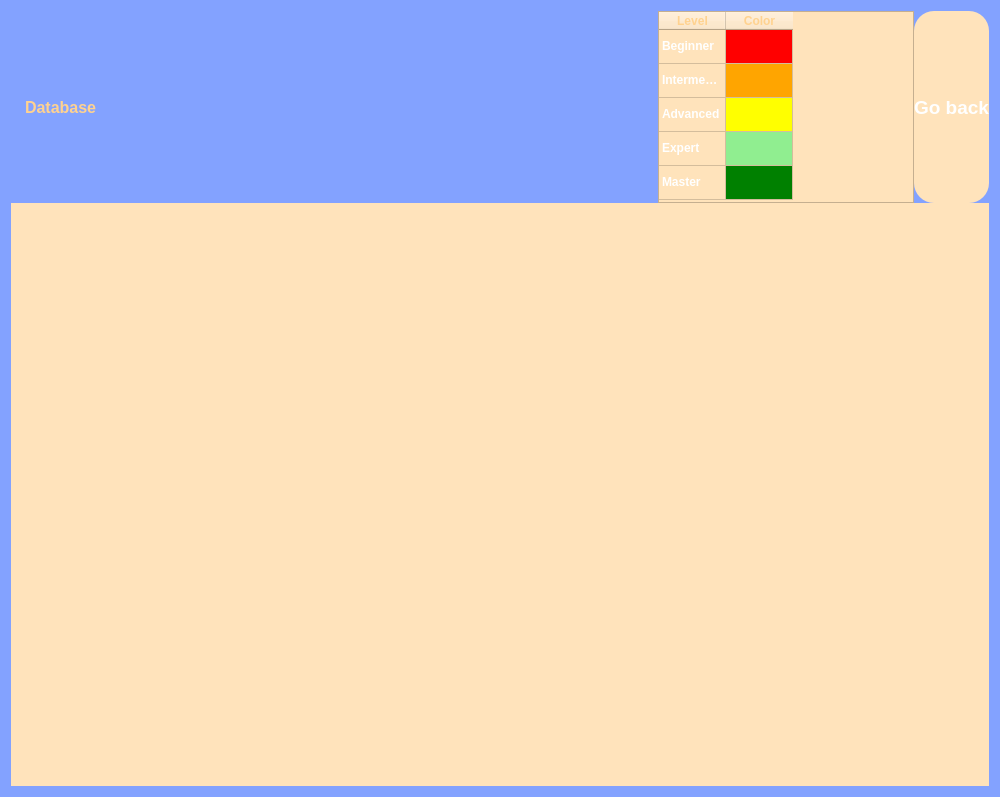
<?xml version="1.0" encoding="UTF-8"?>
<ui version="4.0">
 <class>Database</class>
 <widget class="QWidget" name="Database">
  <property name="geometry">
   <rect>
    <x>0</x>
    <y>0</y>
    <width>1000</width>
    <height>797</height>
   </rect>
  </property>
  <property name="windowTitle">
   <string>Database</string>
  </property>
  <property name="styleSheet">
   <string notr="true">QWidget {
	background-color: #83A2FF;
	color: #FFFFFF;
}</string>
  </property>
  <layout class="QHBoxLayout" name="horizontalLayout_5">
   <item>
    <layout class="QVBoxLayout" name="verticalLayout" stretch="1,7">
     <property name="spacing">
      <number>0</number>
     </property>
     <item>
      <layout class="QHBoxLayout" name="horizontalLayout" stretch="0,0,0">
       <property name="spacing">
        <number>0</number>
       </property>
       <item>
        <widget class="QLabel" name="title_label">
         <property name="sizePolicy">
          <sizepolicy hsizetype="Expanding" vsizetype="Expanding">
           <horstretch>1</horstretch>
           <verstretch>1</verstretch>
          </sizepolicy>
         </property>
         <property name="font">
          <font>
           <pointsize>12</pointsize>
           <weight>75</weight>
           <bold>true</bold>
          </font>
         </property>
         <property name="styleSheet">
          <string notr="true">border-radius: 50%; /* Makes the label circular */
border: 2px solid #000000; /* Border color and width */
padding: 10px; /* Adjust padding as needed */
background-color: #83A2FF;
color: #FFD28F;
border: none;
</string>
         </property>
         <property name="text">
          <string>Database</string>
         </property>
         <property name="wordWrap">
          <bool>true</bool>
         </property>
        </widget>
       </item>
       <item>
        <layout class="QHBoxLayout" name="horizontalLayout_Legend">
         <property name="spacing">
          <number>0</number>
         </property>
         <property name="leftMargin">
          <number>0</number>
         </property>
         <property name="topMargin">
          <number>0</number>
         </property>
         <property name="rightMargin">
          <number>0</number>
         </property>
         <property name="bottomMargin">
          <number>0</number>
         </property>
         <item>
          <widget class="QTableWidget" name="legend">
           <property name="font">
            <font>
             <weight>75</weight>
             <bold>true</bold>
            </font>
           </property>
           <property name="styleSheet">
            <string notr="true">background-color: #FFE3BB;</string>
           </property>
           <attribute name="horizontalHeaderDefaultSectionSize">
            <number>67</number>
           </attribute>
           <attribute name="horizontalHeaderHighlightSections">
            <bool>true</bool>
           </attribute>
           <attribute name="horizontalHeaderMinimumSectionSize">
            <number>0</number>
           </attribute>
           <attribute name="verticalHeaderVisible">
            <bool>false</bool>
           </attribute>
           <attribute name="verticalHeaderDefaultSectionSize">
            <number>34</number>
           </attribute>
           <attribute name="verticalHeaderMinimumSectionSize">
            <number>0</number>
           </attribute>
           <row>
            <property name="text">
             <string>Beginner</string>
            </property>
           </row>
           <row>
            <property name="text">
             <string>New Row</string>
            </property>
           </row>
           <row>
            <property name="text">
             <string>Advanced</string>
            </property>
           </row>
           <row>
            <property name="text">
             <string>Expert</string>
            </property>
           </row>
           <row>
            <property name="text">
             <string>Master</string>
            </property>
           </row>
           <column>
            <property name="text">
             <string>Level</string>
            </property>
            <property name="font">
             <font>
              <weight>75</weight>
              <bold>true</bold>
             </font>
            </property>
            <property name="background">
             <color>
              <red>255</red>
              <green>255</green>
              <blue>255</blue>
             </color>
            </property>
            <property name="foreground">
             <brush brushstyle="SolidPattern">
              <color alpha="255">
               <red>255</red>
               <green>210</green>
               <blue>143</blue>
              </color>
             </brush>
            </property>
           </column>
           <column>
            <property name="text">
             <string>Color</string>
            </property>
            <property name="font">
             <font>
              <weight>75</weight>
              <bold>true</bold>
             </font>
            </property>
            <property name="foreground">
             <brush brushstyle="SolidPattern">
              <color alpha="255">
               <red>255</red>
               <green>210</green>
               <blue>143</blue>
              </color>
             </brush>
            </property>
           </column>
           <item row="0" column="0">
            <property name="text">
             <string>Beginner</string>
            </property>
            <property name="font">
             <font>
              <weight>75</weight>
              <bold>true</bold>
             </font>
            </property>
           </item>
           <item row="0" column="1">
            <property name="text">
             <string/>
            </property>
            <property name="background">
             <brush brushstyle="SolidPattern">
              <color alpha="255">
               <red>255</red>
               <green>0</green>
               <blue>0</blue>
              </color>
             </brush>
            </property>
           </item>
           <item row="1" column="0">
            <property name="text">
             <string>Intermediate</string>
            </property>
            <property name="font">
             <font>
              <weight>75</weight>
              <bold>true</bold>
             </font>
            </property>
           </item>
           <item row="1" column="1">
            <property name="text">
             <string/>
            </property>
            <property name="background">
             <brush brushstyle="SolidPattern">
              <color alpha="255">
               <red>255</red>
               <green>165</green>
               <blue>0</blue>
              </color>
             </brush>
            </property>
           </item>
           <item row="2" column="0">
            <property name="text">
             <string>Advanced</string>
            </property>
            <property name="font">
             <font>
              <weight>75</weight>
              <bold>true</bold>
             </font>
            </property>
           </item>
           <item row="2" column="1">
            <property name="text">
             <string/>
            </property>
            <property name="background">
             <brush brushstyle="SolidPattern">
              <color alpha="255">
               <red>255</red>
               <green>255</green>
               <blue>0</blue>
              </color>
             </brush>
            </property>
           </item>
           <item row="3" column="0">
            <property name="text">
             <string>Expert</string>
            </property>
            <property name="font">
             <font>
              <weight>75</weight>
              <bold>true</bold>
             </font>
            </property>
           </item>
           <item row="3" column="1">
            <property name="text">
             <string/>
            </property>
            <property name="background">
             <brush brushstyle="SolidPattern">
              <color alpha="255">
               <red>144</red>
               <green>238</green>
               <blue>144</blue>
              </color>
             </brush>
            </property>
           </item>
           <item row="4" column="0">
            <property name="text">
             <string>Master</string>
            </property>
            <property name="font">
             <font>
              <weight>75</weight>
              <bold>true</bold>
             </font>
            </property>
           </item>
           <item row="4" column="1">
            <property name="text">
             <string/>
            </property>
            <property name="background">
             <brush brushstyle="SolidPattern">
              <color alpha="255">
               <red>0</red>
               <green>128</green>
               <blue>0</blue>
              </color>
             </brush>
            </property>
           </item>
          </widget>
         </item>
        </layout>
       </item>
       <item>
        <layout class="QHBoxLayout" name="horizontalLayout_2">
         <property name="spacing">
          <number>0</number>
         </property>
         <property name="leftMargin">
          <number>0</number>
         </property>
         <property name="topMargin">
          <number>0</number>
         </property>
         <property name="rightMargin">
          <number>0</number>
         </property>
         <property name="bottomMargin">
          <number>0</number>
         </property>
         <item>
          <widget class="QPushButton" name="go_back_button">
           <property name="sizePolicy">
            <sizepolicy hsizetype="Expanding" vsizetype="Expanding">
             <horstretch>1</horstretch>
             <verstretch>1</verstretch>
            </sizepolicy>
           </property>
           <property name="font">
            <font>
             <pointsize>14</pointsize>
             <weight>75</weight>
             <bold>true</bold>
            </font>
           </property>
           <property name="styleSheet">
            <string notr="true">QPushButton {
	border-radius: 20px; /* Adjust the radius as needed */
	background-color: #FFE3BB;
}
QPushButton:hover {
	background-color: #FFD28F;
	}
QPushButton:pressed {
	background-color: #B4BDFF;
}</string>
           </property>
           <property name="text">
            <string>Go back</string>
           </property>
          </widget>
         </item>
        </layout>
       </item>
      </layout>
     </item>
     <item>
      <layout class="QHBoxLayout" name="horizontalLayout_3">
       <item>
        <widget class="QTableView" name="summary_table">
         <property name="sizePolicy">
          <sizepolicy hsizetype="Expanding" vsizetype="Expanding">
           <horstretch>1</horstretch>
           <verstretch>1</verstretch>
          </sizepolicy>
         </property>
         <property name="font">
          <font>
           <pointsize>10</pointsize>
           <weight>75</weight>
           <bold>true</bold>
          </font>
         </property>
         <property name="styleSheet">
          <string notr="true">QTableView {
     color: white;     /* Set text color for cells */
	border: 2px solid #000000; /* Border color and width */
	padding: 10px; /* Adjust padding as needed */
	background-color: #FFE3BB;
	color: black;
	font-weight: bold;
	border: none;
}

QHeaderView::section {
     color: white;     /* Set text color for header */
     background-color: #FFD28F; /* Set background color for header */
     border: 1px solid #555; /* Set border for header */
	height: 36px;     /* Set height for each header */
	width: 260px;
	font-weight: bold;
}</string>
         </property>
         <property name="cornerButtonEnabled">
          <bool>false</bool>
         </property>
        </widget>
       </item>
      </layout>
     </item>
    </layout>
   </item>
  </layout>
 </widget>
 <resources/>
 <connections/>
</ui>
